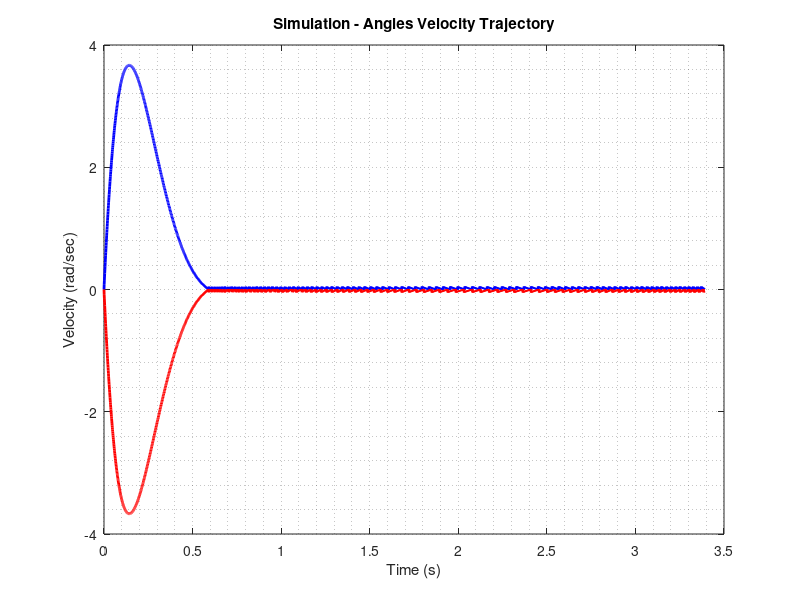

MATLAB code for this plot:
% Simulation of a complete robotic dynamic system (q1-q4)

T = 20;
dt = 0.001;
t = 0:dt:T;

% Termination options
use_position_condition = true;    % Set to false to stop after a specific time
stop_time = 1;                    % Time in seconds if use_position_condition == false

% Physical parameters
mA = 0.1; mB = 0.1; mC = 0.1;
l1 = 0.08; l2 = 0.12; l3 = 0.12; l4 = 0.08; l0 = 0.08;

% PID gains
Kp = 0.06; Kd = 0.01; Ki = 0.04;

% Option to disable Coriolis terms
ignore_coriolis = false;

% Optional printing
printing = true;

% External forces from the operator
f_ox = 0;  f_oy = 0;

% Initial Conditions
max_steps = length(t);
q = zeros(4, max_steps);
dq = zeros(4, max_steps);
int_err = zeros(2, max_steps);

q(:,1) = [1.5707963268; 0.294515; 2.847077; 1.5707963268];
dq(:,1) = [0; 0; 0; 0];

% Desired angles for q1 and q4
qd = [2.7202; 0.4214];
%qd = [2.3919; 0.0799];

% Desired end-effector position
x_d = 0.0400;
%x_d = 0.0600;
y_d = 0.0731;

% Initialize end-effector arrays
xe = zeros(1, max_steps);
ye = zeros(1, max_steps);
xe(1) = 0.0400;
ye(1) = 0.1931;
error_x = x_d - xe(1);
error_y = y_d - ye(1);

max_inertia_q1 = 0;
max_inertia_q4 = 0;
max_coriolis_q1 = 0;
max_coriolis_q4 = 0;

k = 2;
while true

    q1 = q(1,k-1); q2 = q(2,k-1); q3 = q(3,k-1); q4 = q(4,k-1);
    dq1 = dq(1,k-1); dq2 = dq(2,k-1); dq3 = dq(3,k-1); dq4 = dq(4,k-1);

    % Inertia matrix
    M = [
        0.000853, 0.00024*cos(q1 - q2), 0, 0;
        0.00024*cos(q1 - q2), 0.00048, 0, 0;
        0, 0, 0.00048, 0.00024*cos(q3 - q4);
        0, 0, 0.00024*cos(q3 - q4), 0.000853
    ];

    % Coriolis matrix
    C = [
        0.00024*dq2*sin(q1 - q2), (-0.00024*dq1 + 0.00024*dq2)*sin(q1 - q2), 0, 0;
        (-0.00024*dq1 + 0.00024*dq2)*sin(q1 - q2), -0.00024*dq1*sin(q1 - q2), 0, 0;
        0, 0, -0.00024*dq4*sin(q3 - q4), (0.00024*dq4 - 0.00024*dq3)*sin(q3 - q4);
        0, 0, (0.00024*dq4 - 0.00024*dq3)*sin(q3 - q4), 0.00024*dq3*sin(q3 - q4)
    ];

    if ignore_coriolis
        C = diag(diag(C));
    end

    % PID control (q1 and q4)
    err = [qd(1); qd(2)] - [q(1,k-1); q(4,k-1)];
    int_err(:,k) = int_err(:,k-1) + err * dt;

    if k == 2
        d_err = [0; 0];
    else
        prev_err = [qd(1); qd(2)] - [q(1,k-2); q(4,k-2)];
        d_err = (err - prev_err) / dt;
    end

    tau = [
        Kp*err(1) + Kd*d_err(1) + Ki*int_err(1,k);
        0;
        0;
        Kp*err(2) + Kd*d_err(2) + Ki*int_err(2,k)
    ];

    % Operator torque
    T_h = [
        -f_ox * l1 * sin(q1) + f_oy * l1 * cos(q1);
        -f_ox * l2 * sin(q2) + f_oy * l2 * cos(q2);
        -f_ox * l3 * sin(q3) + f_oy * l3 * cos(q3);
        -f_ox * l4 * sin(q4) + f_oy * l4 * cos(q4)
    ];

    % Static friction
    T_static_friction = -0.016 * sign(dq(:,k-1));

    % Compute accelerations
    q_ddot = M \ (tau + T_h + T_static_friction - C * dq(:,k-1));

    % Integration
    dq(:,k) = dq(:,k-1) + q_ddot * dt;
    q(:,k) = q(:,k-1) + dq(:,k) * dt;

    % Forward Kinematics
    a = ( sin(q(1,k)) * l1 - sin(q(4,k)) * l4 ) / ( l0 + cos(q(4,k)) * l4 - cos(q(1,k)) * l1 );
    b = ( sin(q(4,k))^2 * l4^2 + (l0 + cos(q(4,k)) * l4)^2 - l1^2 + l2^2 - l3^2 ) / ( 2*(l0 + cos(q(4,k)) * l4 - cos(q(1,k)) * l1) );
    c = a^2 + 1;
    d = 2*a*b - 2*a*cos(q(1,k))*l1 - 2*sin(q(1,k))*l1;
    e = b^2 - 2*b*cos(q(1,k))*l1 + l1^2 - l2^2;
    ye(k) = (-d + sqrt(d^2 - 4*c*e)) / (2*c);
    xe(k) = a * ye(k) + b;

    % Error update
    error_x = x_d - xe(k);
    error_y = y_d - ye(k);

    % Forces for analysis
    F_inertia = M * q_ddot;
    F_coriolis = C * dq(:,k-1);
    max_inertia_q1 = max(max_inertia_q1, abs(F_inertia(1)));
    max_inertia_q4 = max(max_inertia_q4, abs(F_inertia(4)));
    max_coriolis_q1 = max(max_coriolis_q1, abs(F_coriolis(1)));
    max_coriolis_q4 = max(max_coriolis_q4, abs(F_coriolis(4)));

    % Optional printing
    if printing

        %fprintf('t = %.3f s | x_e = %.4f m | y_e = %.4f m\n', (k-1)*dt, xe(k), ye(k));
        %fprintf('Inertia torque on q1: %.6f Nm | Coriolis torque on q1: %.6f Nm\n', F_inertia(1), F_coriolis(1));
        %fprintf('Inertia torque on q4: %.6f Nm | Coriolis torque on q4: %.6f Nm\n', F_inertia(4), F_coriolis(4));

        fprintf('t = %.3f s | q1 = %.5f rad | q2 = %.5f rad | q3 = %.5f rad | q4 = %.5f rad\n', t(k-1), q1, q2, q3, q4);
        fprintf('t = %.3f s | sin(q1 - q2) = %.6f | sin(q3 - q4) = %.6f \n', t(k-1), sin(q1 - q2), sin(q3 - q4));
        fprintf('t = %.3f s | dq1 = %.5f rad/s | dq2 = %.5f rad/s | dq3 = %.5f rad/s | dq4 = %.5f rad/s\n', t(k-1), dq1, dq2, dq3, dq4);
        fprintf('t = %.3f s | dq1 - dq2 = %.6f | dq3 - dq4 = %.6f \n', t(k-1), dq1 - dq2, dq3 - dq4);

        % --- Coriolis torque breakdown for q1 ---
        C11 = C(1,1); C12 = C(1,2);
        tau_coriolis_q1_term1 = C11 * dq1;
        tau_coriolis_q1_term2 = C12 * dq2;
        tau_coriolis_q1_total = tau_coriolis_q1_term1 + tau_coriolis_q1_term2;
        fprintf("t = %.3f s | Coriolis q1 breakdown:  Term1 = %.9f  | Term2 = %.9f  | Sum = %.9f Nm\n", t(k-1), tau_coriolis_q1_term1, tau_coriolis_q1_term2, tau_coriolis_q1_total);

        % --- Coriolis torque breakdown for q4 ---
        C43 = C(4,3); C44 = C(4,4);
        tau_coriolis_q4_term1 = C43 * dq3;
        tau_coriolis_q4_term2 = C44 * dq4;
        tau_coriolis_q4_total = tau_coriolis_q4_term1 + tau_coriolis_q4_term2;
        fprintf("t = %.3f s | Coriolis q4 breakdown:  Term1 = %.9f  | Term2 = %.9f  | Sum = %.9f Nm\n\n", t(k-1), tau_coriolis_q4_term1, tau_coriolis_q4_term2, tau_coriolis_q4_total);

        %fprintf("Applied torque q1: %.9f Nm\n", tau(1));
        %fprintf("Applied torque q4: %.9f Nm\n\n", tau(4));

    end

    % Termination condition
    if use_position_condition
        if abs(error_x) <= 0.001 && abs(error_y) <= 0.001
            break;
        end
    else
        if t(k) >= stop_time
            break;
        end
    end

    k = k + 1;
end

fprintf('Max |Inertia q1|: %.10f Nm | Max |Coriolis q1|: %.10f Nm\n', max_inertia_q1, max_coriolis_q1);
fprintf('Max |Inertia q4|: %.10f Nm | Max |Coriolis q4|: %.10f Nm\n\n', max_inertia_q4, max_coriolis_q4);

% Plot
figure;
%plot(t(1:k-1), xe(1:k-1), 'b-', 'LineWidth', 2);
plot(t(1:k-1), dq(1,1:k-1), 'b-', 'LineWidth', 2, 'DisplayName', 'dq1');

hold on;
%plot(t(1:k-1), ye(1:k-1), 'r-', 'LineWidth', 2);
plot(t(1:k-1), dq(4,1:k-1), 'r-', 'LineWidth', 2, 'DisplayName', 'dq2');

xlabel('Time (s)');

%ylabel('Position (m)');
ylabel('Velocity (rad/sec)');
%ylim([-4.5 4.5]);

%legend('x_e', 'y_e');
%legend('Velocity - Theta1', 'Velocity - Theta4');

%title('Simulation - End-Effector Trajectory');
title('Simulation - Angles Velocity Trajectory');

grid minor;

